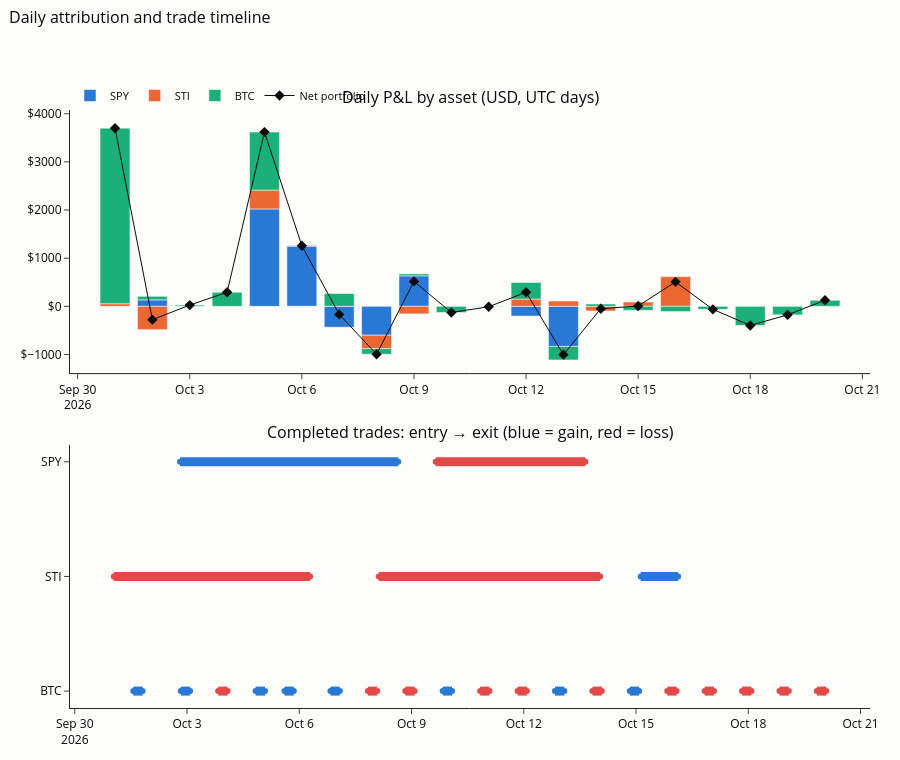

Notebook source saved alongside this figure:
### Markdown cell above
### 10.3 Daily attribution and trade timeline

### Code cell
if HAVE_PLOTLY:
    fig = make_subplots(rows=2, cols=1, vertical_spacing=0.12, row_heights=[0.5, 0.5],
                        subplot_titles=("Daily P&L by asset (USD, UTC days)", "Completed trades: entry → exit (blue = gain, red = loss)"))
    for a in ASSETS:
        fig.add_trace(go.Bar(x=dd_asset.index, y=dd_asset[a], name=SHORT[a], marker_color=HEX[a],
                             hovertemplate="$%{y:,.0f}"), 1, 1)
    fig.add_trace(go.Scatter(x=dd_asset.index, y=dd_asset.sum(axis=1), name="Net portfolio", mode="markers+lines",
                             line=dict(color=INK, width=1), marker=dict(symbol="diamond", size=8),
                             hovertemplate="$%{y:,.0f}"), 1, 1)
    ymap = {a: i for i, a in enumerate(ASSETS)}
    for _, t in tt.iterrows():
        c_ = POS if t["net_pnl"] > 0 else NEG
        fig.add_trace(go.Scatter(
            x=[t["entry_time"], t["exit_time"]], y=[SHORT[t["asset"]]] * 2, mode="lines+markers",
            line=dict(color=c_, width=9), marker=dict(size=6, color=c_), showlegend=False,
            hovertemplate=(f"{SHORT[t['asset']]} {t['side']}<br>{t['entry_time']:%d %b %H:%M} → {t['exit_time']:%d %b %H:%M}"
                           f"<br>net {money(t['net_pnl'])} ({t['return_pct']:+.2%}), fees {money(t['fees'])}<extra></extra>")), 2, 1)
    fig.update_layout(**{**LAYOUT, "hovermode": "closest"}, barmode="relative", height=760,
                      title_text="Daily attribution and trade timeline")
    fig.update_yaxes(tickprefix="$", row=1, col=1)
    fig.update_yaxes(categoryorder="array", categoryarray=[SHORT[a] for a in ASSETS][::-1], row=2, col=1)
    interactive_figs.append(("Daily attribution and trades", fig)); fig.show()

### Figure 1 — Plotly figure (JSON) as saved in the notebook; plotly's stock layout.template omitted (floating-point values rounded to 4 significant figures)
{"data": [{"hovertemplate": "$%{y:,.0f}", "marker": {"color": "#2a78d6"}, "name": "SPY", "type": "bar", "x": ["2026-10-01T00:00:00+00:00", "2026-10-02T00:00:00+00:00", "2026-10-03T00:00:00+00:00", "2026-10-04T00:00:00+00:00", "2026-10-05T00:00:00+00:00", "2026-10-06T00:00:00+00:00", "2026-10-07T00:00:00+00:00", "2026-10-08T00:00:00+00:00", "2026-10-09T00:00:00+00:00", "2026-10-10T00:00:00+00:00", "2026-10-11T00:00:00+00:00", "2026-10-12T00:00:00+00:00", "2026-10-13T00:00:00+00:00", "2026-10-14T00:00:00+00:00", "2026-10-15T00:00:00+00:00", "2026-10-16T00:00:00+00:00", "2026-10-17T00:00:00+00:00", "2026-10-18T00:00:00+00:00", "2026-10-19T00:00:00+00:00", "2026-10-20T00:00:00+00:00"], "xaxis": "x", "y": [0.0, 135.2, 0.0, 0.0, 2022.0, 1249.0, -433.4, -598.9, 633.2, 0.0, 0.0, -202.4, -833.1, 0.0, 0.0, 0.0, 0.0, 0.0, 0.0, 0.0], "yaxis": "y"}, {"hovertemplate": "$%{y:,.0f}", "marker": {"color": "#eb6834"}, "name": "STI", "type": "bar", "x": ["2026-10-01T00:00:00+00:00", "2026-10-02T00:00:00+00:00", "2026-10-03T00:00:00+00:00", "2026-10-04T00:00:00+00:00", "2026-10-05T00:00:00+00:00", "2026-10-06T00:00:00+00:00", "2026-10-07T00:00:00+00:00", "2026-10-08T00:00:00+00:00", "2026-10-09T00:00:00+00:00", "2026-10-10T00:00:00+00:00", "2026-10-11T00:00:00+00:00", "2026-10-12T00:00:00+00:00", "2026-10-13T00:00:00+00:00", "2026-10-14T00:00:00+00:00", "2026-10-15T00:00:00+00:00", "2026-10-16T00:00:00+00:00", "2026-10-17T00:00:00+00:00", "2026-10-18T00:00:00+00:00", "2026-10-19T00:00:00+00:00", "2026-10-20T00:00:00+00:00"], "xaxis": "x", "y": [55.78, -484.4, 0.0, 0.0, 390.8, 16.48, 0.0, -279.8, -156.4, 0.0, 0.0, 151.0, 110.3, -96.73, 89.66, 617.2, 0.0, 0.0, 0.0, 0.0], "yaxis": "y"}, {"hovertemplate": "$%{y:,.0f}", "marker": {"color": "#1baf7a"}, "name": "BTC", "type": "bar", "x": ["2026-10-01T00:00:00+00:00", "2026-10-02T00:00:00+00:00", "2026-10-03T00:00:00+00:00", "2026-10-04T00:00:00+00:00", "2026-10-05T00:00:00+00:00", "2026-10-06T00:00:00+00:00", "2026-10-07T00:00:00+00:00", "2026-10-08T00:00:00+00:00", "2026-10-09T00:00:00+00:00", "2026-10-10T00:00:00+00:00", "2026-10-11T00:00:00+00:00", "2026-10-12T00:00:00+00:00", "2026-10-13T00:00:00+00:00", "2026-10-14T00:00:00+00:00", "2026-10-15T00:00:00+00:00", "2026-10-16T00:00:00+00:00", "2026-10-17T00:00:00+00:00", "2026-10-18T00:00:00+00:00", "2026-10-19T00:00:00+00:00", "2026-10-20T00:00:00+00:00"], "xaxis": "x", "y": [3644.0, 72.43, 25.34, 292.4, 1205.0, -6.556, 265.6, -114.7, 40.75, -128.2, -8.576, 344.5, -280.4, 48.07, -82.32, -108.6, -61.96, -396.3, -176.5, 125.3], "yaxis": "y"}, {"hovertemplate": "$%{y:,.0f}", "line": {"color": "#0b0b0b", "width": 1}, "marker": {"size": 8, "symbol": "diamond"}, "mode": "markers+lines", "name": "Net portfolio", "type": "scatter", "x": ["2026-10-01T00:00:00+00:00", "2026-10-02T00:00:00+00:00", "2026-10-03T00:00:00+00:00", "2026-10-04T00:00:00+00:00", "2026-10-05T00:00:00+00:00", "2026-10-06T00:00:00+00:00", "2026-10-07T00:00:00+00:00", "2026-10-08T00:00:00+00:00", "2026-10-09T00:00:00+00:00", "2026-10-10T00:00:00+00:00", "2026-10-11T00:00:00+00:00", "2026-10-12T00:00:00+00:00", "2026-10-13T00:00:00+00:00", "2026-10-14T00:00:00+00:00", "2026-10-15T00:00:00+00:00", "2026-10-16T00:00:00+00:00", "2026-10-17T00:00:00+00:00", "2026-10-18T00:00:00+00:00", "2026-10-19T00:00:00+00:00", "2026-10-20T00:00:00+00:00"], "xaxis": "x", "y": [3700.0, -276.8, 25.34, 292.4, 3618.0, 1259.0, -167.8, -993.5, 517.6, -128.2, -8.576, 293.0, -1003.0, -48.66, 7.34, 508.6, -61.96, -396.3, -176.5, 125.3], "yaxis": "y"}, {"hovertemplate": "STI long<br>01 Oct 01:00 → 06 Oct 07:00<br>net -$21 (-0.04%), fees $80<extra></extra>", "line": {"color": "#e34948", "width": 9}, "marker": {"color": "#e34948", "size": 6}, "mode": "lines+markers", "showlegend": false, "type": "scatter", "x": ["2026-10-01T01:00:00+00:00", "2026-10-06T07:00:00+00:00"], "xaxis": "x2", "y": ["STI", "STI"], "yaxis": "y2"}, {"hovertemplate": "BTC long<br>01 Oct 13:30 → 01 Oct 19:30<br>net $3,644 (+0.97%), fees $754<extra></extra>", "line": {"color": "#2a78d6", "width": 9}, "marker": {"color": "#2a78d6", "size": 6}, "mode": "lines+markers", "showlegend": false, "type": "scatter", "x": ["2026-10-01T13:30:00+00:00", "2026-10-01T19:30:00+00:00"], "xaxis": "x2", "y": ["BTC", "BTC"], "yaxis": "y2"}, {"hovertemplate": "SPY long<br>02 Oct 19:30 → 08 Oct 15:30<br>net $2,374 (+0.40%), fees $5<extra></extra>", "line": {"color": "#2a78d6", "width": 9}, "marker": {"color": "#2a78d6", "size": 6}, "mode": "lines+markers", "showlegend": false, "type": "scatter", "x": ["2026-10-02T19:30:00+00:00", "2026-10-08T15:30:00+00:00"], "xaxis": "x2", "y": ["SPY", "SPY"], "yaxis": "y2"}, {"hovertemplate": "BTC long<br>02 Oct 20:00 → 03 Oct 02:00<br>net $95 (+0.18%), fees $103<extra></extra>", "line": {"color": "#2a78d6", "width": 9}, "marker": {"color": "#2a78d6", "size": 6}, "mode": "lines+markers", "showlegend": false, "type": "scatter", "x": ["2026-10-02T20:00:00+00:00", "2026-10-03T02:00:00+00:00"], "xaxis": "x2", "y": ["BTC", "BTC"], "yaxis": "y2"}, {"hovertemplate": "BTC short<br>03 Oct 20:00 → 04 Oct 02:00<br>net -$79 (-0.15%), fees $103<extra></extra>", "line": {"color": "#e34948", "width": 9}, "marker": {"color": "#e34948", "size": 6}, "mode": "lines+markers", "showlegend": false, "type": "scatter", "x": ["2026-10-03T20:00:00+00:00", "2026-10-04T02:00:00+00:00"], "xaxis": "x2", "y": ["BTC", "BTC"], "yaxis": "y2"}, {"hovertemplate": "BTC long<br>04 Oct 20:00 → 05 Oct 02:00<br>net $373 (+0.72%), fees $104<extra></extra>", "line": {"color": "#2a78d6", "width": 9}, "marker": {"color": "#2a78d6", "size": 6}, "mode": "lines+markers", "showlegend": false, "type": "scatter", "x": ["2026-10-04T20:00:00+00:00", "2026-10-05T02:00:00+00:00"], "xaxis": "x2", "y": ["BTC", "BTC"], "yaxis": "y2"}, {"hovertemplate": "BTC short<br>05 Oct 14:30 → 05 Oct 20:30<br>net $1,205 (+0.47%), fees $516<extra></extra>", "line": {"color": "#2a78d6", "width": 9}, "marker": {"color": "#2a78d6", "size": 6}, "mode": "lines+markers", "showlegend": false, "type": "scatter", "x": ["2026-10-05T14:30:00+00:00", "2026-10-05T20:30:00+00:00"], "xaxis": "x2", "y": ["BTC", "BTC"], "yaxis": "y2"}, {"hovertemplate": "BTC short<br>06 Oct 20:00 → 07 Oct 02:00<br>net $320 (+1.23%), fees $52<extra></extra>", "line": {"color": "#2a78d6", "width": 9}, "marker": {"color": "#2a78d6", "size": 6}, "mode": "lines+markers", "showlegend": false, "type": "scatter", "x": ["2026-10-06T20:00:00+00:00", "2026-10-07T02:00:00+00:00"], "xaxis": "x2", "y": ["BTC", "BTC"], "yaxis": "y2"}, {"hovertemplate": "BTC long<br>07 Oct 20:00 → 08 Oct 02:00<br>net -$157 (-0.60%), fees $52<extra></extra>", "line": {"color": "#e34948", "width": 9}, "marker": {"color": "#e34948", "size": 6}, "mode": "lines+markers", "showlegend": false, "type": "scatter", "x": ["2026-10-07T20:00:00+00:00", "2026-10-08T02:00:00+00:00"], "xaxis": "x2", "y": ["BTC", "BTC"], "yaxis": "y2"}, {"hovertemplate": "STI long<br>08 Oct 03:00 → 14 Oct 01:00<br>net -$272 (-0.53%), fees $81<extra></extra>", "line": {"color": "#e34948", "width": 9}, "marker": {"color": "#e34948", "size": 6}, "mode": "lines+markers", "showlegend": false, "type": "scatter", "x": ["2026-10-08T03:00:00+00:00", "2026-10-14T01:00:00+00:00"], "xaxis": "x2", "y": ["STI", "STI"], "yaxis": "y2"}, {"hovertemplate": "BTC short<br>08 Oct 20:00 → 09 Oct 02:00<br>net -$115 (-0.44%), fees $52<extra></extra>", "line": {"color": "#e34948", "width": 9}, "marker": {"color": "#e34948", "size": 6}, "mode": "lines+markers", "showlegend": false, "type": "scatter", "x": ["2026-10-08T20:00:00+00:00", "2026-10-09T02:00:00+00:00"], "xaxis": "x2", "y": ["BTC", "BTC"], "yaxis": "y2"}, {"hovertemplate": "SPY long<br>09 Oct 15:30 → 13 Oct 15:30<br>net -$402 (-0.12%), fees $3<extra></extra>", "line": {"color": "#e34948", "width": 9}, "marker": {"color": "#e34948", "size": 6}, "mode": "lines+markers", "showlegend": false, "type": "scatter", "x": ["2026-10-09T15:30:00+00:00", "2026-10-13T15:30:00+00:00"], "xaxis": "x2", "y": ["SPY", "SPY"], "yaxis": "y2"}, {"hovertemplate": "BTC long<br>09 Oct 20:00 → 10 Oct 02:00<br>net $121 (+0.23%), fees $104<extra></extra>", "line": {"color": "#2a78d6", "width": 9}, "marker": {"color": "#2a78d6", "size": 6}, "mode": "lines+markers", "showlegend": false, "type": "scatter", "x": ["2026-10-09T20:00:00+00:00", "2026-10-10T02:00:00+00:00"], "xaxis": "x2", "y": ["BTC", "BTC"], "yaxis": "y2"}, {"hovertemplate": "BTC long<br>10 Oct 20:00 → 11 Oct 02:00<br>net -$134 (-0.26%), fees $104<extra></extra>", "line": {"color": "#e34948", "width": 9}, "marker": {"color": "#e34948", "size": 6}, "mode": "lines+markers", "showlegend": false, "type": "scatter", "x": ["2026-10-10T20:00:00+00:00", "2026-10-11T02:00:00+00:00"], "xaxis": "x2", "y": ["BTC", "BTC"], "yaxis": "y2"}, {"hovertemplate": "BTC long<br>11 Oct 20:00 → 12 Oct 02:00<br>net -$105 (-0.20%), fees $104<extra></extra>", "line": {"color": "#e34948", "width": 9}, "marker": {"color": "#e34948", "size": 6}, "mode": "lines+markers", "showlegend": false, "type": "scatter", "x": ["2026-10-11T20:00:00+00:00", "2026-10-12T02:00:00+00:00"], "xaxis": "x2", "y": ["BTC", "BTC"], "yaxis": "y2"}, {"hovertemplate": "BTC short<br>12 Oct 20:00 → 13 Oct 02:00<br>net $248 (+0.48%), fees $104<extra></extra>", "line": {"color": "#2a78d6", "width": 9}, "marker": {"color": "#2a78d6", "size": 6}, "mode": "lines+markers", "showlegend": false, "type": "scatter", "x": ["2026-10-12T20:00:00+00:00", "2026-10-13T02:00:00+00:00"], "xaxis": "x2", "y": ["BTC", "BTC"], "yaxis": "y2"}, {"hovertemplate": "BTC long<br>13 Oct 20:00 → 14 Oct 02:00<br>net -$43 (-0.17%), fees $52<extra></extra>", "line": {"color": "#e34948", "width": 9}, "marker": {"color": "#e34948", "size": 6}, "mode": "lines+markers", "showlegend": false, "type": "scatter", "x": ["2026-10-13T20:00:00+00:00", "2026-10-14T02:00:00+00:00"], "xaxis": "x2", "y": ["BTC", "BTC"], "yaxis": "y2"}, {"hovertemplate": "BTC short<br>14 Oct 20:00 → 15 Oct 02:00<br>net $12 (+0.05%), fees $52<extra></extra>", "line": {"color": "#2a78d6", "width": 9}, "marker": {"color": "#2a78d6", "size": 6}, "mode": "lines+markers", "showlegend": false, "type": "scatter", "x": ["2026-10-14T20:00:00+00:00", "2026-10-15T02:00:00+00:00"], "xaxis": "x2", "y": ["BTC", "BTC"], "yaxis": "y2"}, {"hovertemplate": "STI long<br>15 Oct 03:00 → 16 Oct 03:00<br>net $707 (+1.39%), fees $82<extra></extra>", "line": {"color": "#2a78d6", "width": 9}, "marker": {"color": "#2a78d6", "size": 6}, "mode": "lines+markers", "showlegend": false, "type": "scatter", "x": ["2026-10-15T03:00:00+00:00", "2026-10-16T03:00:00+00:00"], "xaxis": "x2", "y": ["STI", "STI"], "yaxis": "y2"}, {"hovertemplate": "BTC long<br>15 Oct 20:00 → 16 Oct 02:00<br>net -$144 (-0.55%), fees $52<extra></extra>", "line": {"color": "#e34948", "width": 9}, "marker": {"color": "#e34948", "size": 6}, "mode": "lines+markers", "showlegend": false, "type": "scatter", "x": ["2026-10-15T20:00:00+00:00", "2026-10-16T02:00:00+00:00"], "xaxis": "x2", "y": ["BTC", "BTC"], "yaxis": "y2"}, {"hovertemplate": "BTC short<br>16 Oct 20:00 → 17 Oct 02:00<br>net -$35 (-0.14%), fees $52<extra></extra>", "line": {"color": "#e34948", "width": 9}, "marker": {"color": "#e34948", "size": 6}, "mode": "lines+markers", "showlegend": false, "type": "scatter", "x": ["2026-10-16T20:00:00+00:00", "2026-10-17T02:00:00+00:00"], "xaxis": "x2", "y": ["BTC", "BTC"], "yaxis": "y2"}, {"hovertemplate": "BTC long<br>17 Oct 20:00 → 18 Oct 02:00<br>net -$34 (-0.13%), fees $52<extra></extra>", "line": {"color": "#e34948", "width": 9}, "marker": {"color": "#e34948", "size": 6}, "mode": "lines+markers", "showlegend": false, "type": "scatter", "x": ["2026-10-17T20:00:00+00:00", "2026-10-18T02:00:00+00:00"], "xaxis": "x2", "y": ["BTC", "BTC"], "yaxis": "y2"}, {"hovertemplate": "BTC short<br>18 Oct 20:00 → 19 Oct 02:00<br>net -$555 (-2.14%), fees $52<extra></extra>", "line": {"color": "#e34948", "width": 9}, "marker": {"color": "#e34948", "size": 6}, "mode": "lines+markers", "showlegend": false, "type": "scatter", "x": ["2026-10-18T20:00:00+00:00", "2026-10-19T02:00:00+00:00"], "xaxis": "x2", "y": ["BTC", "BTC"], "yaxis": "y2"}, {"hovertemplate": "BTC short<br>19 Oct 20:00 → 20 Oct 02:00<br>net -$26 (-0.10%), fees $52<extra></extra>", "line": {"color": "#e34948", "width": 9}, "marker": {"color": "#e34948", "size": 6}, "mode": "lines+markers", "showlegend": false, "type": "scatter", "x": ["2026-10-19T20:00:00+00:00", "2026-10-20T02:00:00+00:00"], "xaxis": "x2", "y": ["BTC", "BTC"], "yaxis": "y2"}], "layout": {"annotations": [{"font": {"size": 16}, "showarrow": false, "text": "Daily P&L by asset (USD, UTC days)", "x": 0.5, "xanchor": "center", "xref": "paper", "y": 1, "yanchor": "bottom", "yref": "paper"}, {"font": {"size": 16}, "showarrow": false, "text": "Completed trades: entry → exit (blue = gain, red = loss)", "x": 0.5, "xanchor": "center", "xref": "paper", "y": 0.44, "yanchor": "bottom", "yref": "paper"}], "barmode": "relative", "font": {"color": "#0b0b0b", "size": 12}, "height": 760, "hovermode": "closest", "legend": {"font": {"size": 11}, "orientation": "h", "x": 0, "y": 1, "yanchor": "bottom"}, "margin": {"b": 40, "l": 70, "r": 30, "t": 110}, "paper_bgcolor": "#fcfcfb", "plot_bgcolor": "#fcfcfb", "title": {"font": {"size": 16}, "text": "Daily attribution and trade timeline", "x": 0.01, "y": 0.985, "yanchor": "top"}, "xaxis": {"anchor": "y", "domain": [0, 1]}, "xaxis2": {"anchor": "y2", "domain": [0, 1]}, "yaxis": {"anchor": "x", "domain": [0.56, 1], "tickprefix": "$"}, "yaxis2": {"anchor": "x2", "categoryarray": ["BTC", "STI", "SPY"], "categoryorder": "array", "domain": [0, 0.44]}}}
